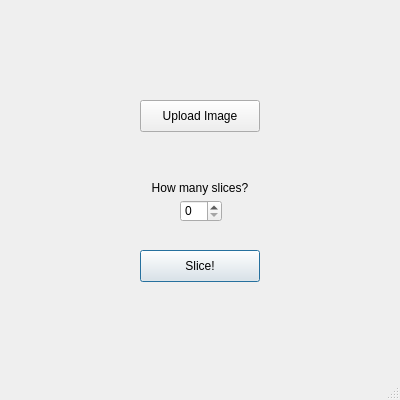
<?xml version="1.0" encoding="UTF-8"?>
<ui version="4.0">
 <class>MainWindow</class>
 <widget class="QMainWindow" name="MainWindow">
  <property name="geometry">
   <rect>
    <x>0</x>
    <y>0</y>
    <width>400</width>
    <height>400</height>
   </rect>
  </property>
  <property name="windowTitle">
   <string>MainWindow</string>
  </property>
  <widget class="QWidget" name="centralwidget">
   <widget class="QPushButton" name="pushButton">
    <property name="geometry">
     <rect>
      <x>140</x>
      <y>250</y>
      <width>120</width>
      <height>32</height>
     </rect>
    </property>
    <property name="text">
     <string>Slice!</string>
    </property>
    <property name="default">
     <bool>true</bool>
    </property>
   </widget>
   <widget class="QPushButton" name="pushButton_2">
    <property name="geometry">
     <rect>
      <x>140</x>
      <y>100</y>
      <width>120</width>
      <height>32</height>
     </rect>
    </property>
    <property name="text">
     <string>Upload Image</string>
    </property>
    <property name="default">
     <bool>false</bool>
    </property>
    <property name="flat">
     <bool>false</bool>
    </property>
   </widget>
   <widget class="QSpinBox" name="spinBox">
    <property name="geometry">
     <rect>
      <x>180</x>
      <y>200</y>
      <width>42</width>
      <height>22</height>
     </rect>
    </property>
   </widget>
   <widget class="QLabel" name="label">
    <property name="geometry">
     <rect>
      <x>140</x>
      <y>180</y>
      <width>120</width>
      <height>16</height>
     </rect>
    </property>
    <property name="text">
     <string>How many slices?</string>
    </property>
    <property name="alignment">
     <set>Qt::AlignCenter</set>
    </property>
   </widget>
  </widget>
  <widget class="QStatusBar" name="statusbar">
   <property name="sizeGripEnabled">
    <bool>true</bool>
   </property>
  </widget>
 </widget>
 <resources/>
 <connections/>
</ui>
